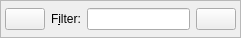
<?xml version="1.0" encoding="UTF-8"?>
<ui version="4.0">
 <class>Form</class>
 <widget class="QWidget" name="Form">
  <property name="geometry">
   <rect>
    <x>0</x>
    <y>0</y>
    <width>241</width>
    <height>38</height>
   </rect>
  </property>
  <property name="windowTitle">
   <string>Form</string>
  </property>
  <layout class="QHBoxLayout" name="horizontalLayout_2">
   <property name="margin">
    <number>0</number>
   </property>
   <item>
    <widget class="QFrame" name="frame">
     <property name="frameShape">
      <enum>QFrame::StyledPanel</enum>
     </property>
     <property name="frameShadow">
      <enum>QFrame::Plain</enum>
     </property>
     <layout class="QHBoxLayout" name="horizontalLayout">
      <property name="margin">
       <number>4</number>
      </property>
      <item>
       <widget class="QPushButton" name="pb_settings">
        <property name="icon">
         <iconset>
          <normaloff>preferences-system.png</normaloff>preferences-system.png</iconset>
        </property>
       </widget>
      </item>
      <item>
       <widget class="QLabel" name="label">
        <property name="text">
         <string>F&amp;ilter:</string>
        </property>
        <property name="buddy">
         <cstring>le_filter</cstring>
        </property>
       </widget>
      </item>
      <item>
       <widget class="QLineEdit" name="le_filter">
        <property name="toolTip">
         <string>Filter string supporting wildcards (*, ?, [])</string>
        </property>
       </widget>
      </item>
      <item>
       <widget class="QPushButton" name="pb_clear_filter">
        <property name="toolTip">
         <string>Clear filter</string>
        </property>
        <property name="statusTip">
         <string>Clear filter</string>
        </property>
        <property name="icon">
         <iconset>
          <normaloff>process-stop.png</normaloff>process-stop.png</iconset>
        </property>
       </widget>
      </item>
     </layout>
    </widget>
   </item>
  </layout>
 </widget>
 <resources/>
 <connections>
  <connection>
   <sender>pb_clear_filter</sender>
   <signal>clicked()</signal>
   <receiver>le_filter</receiver>
   <slot>clear()</slot>
   <hints>
    <hint type="sourcelabel">
     <x>219</x>
     <y>18</y>
    </hint>
    <hint type="destinationlabel">
     <x>139</x>
     <y>18</y>
    </hint>
   </hints>
  </connection>
 </connections>
</ui>
